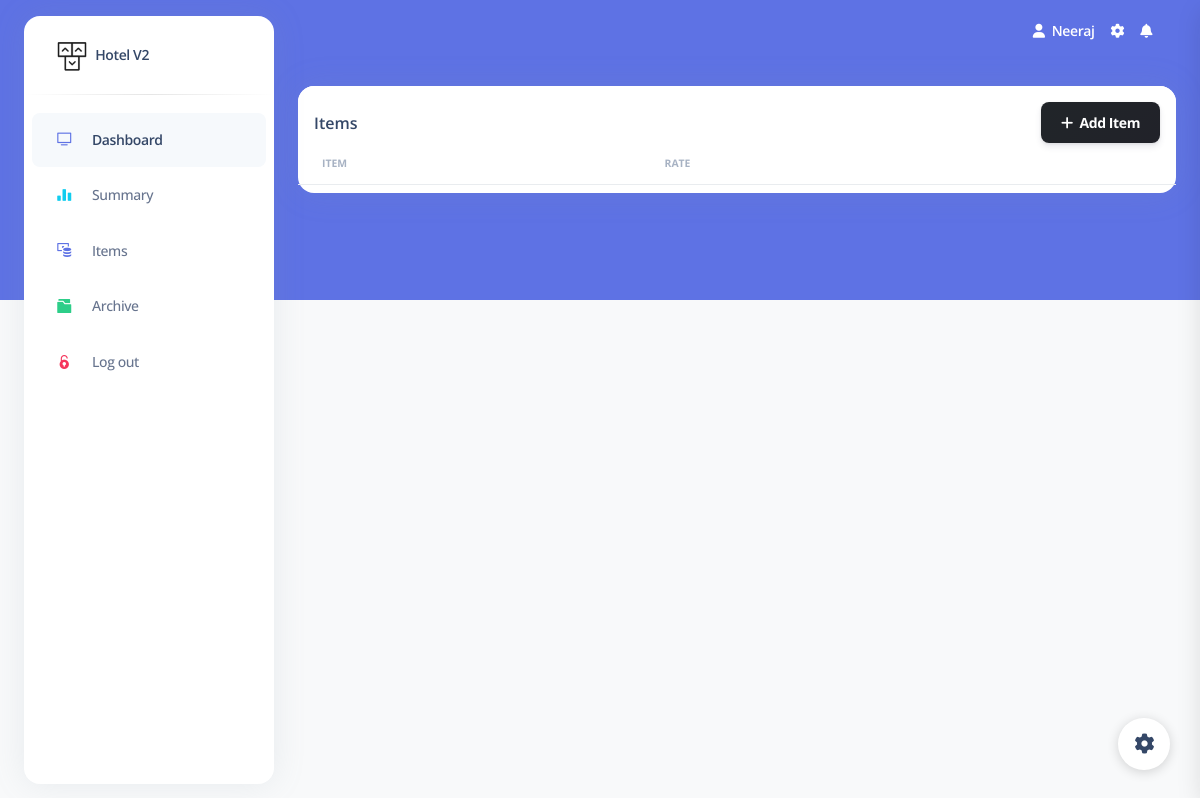
The app's page /items (signed in), older data.
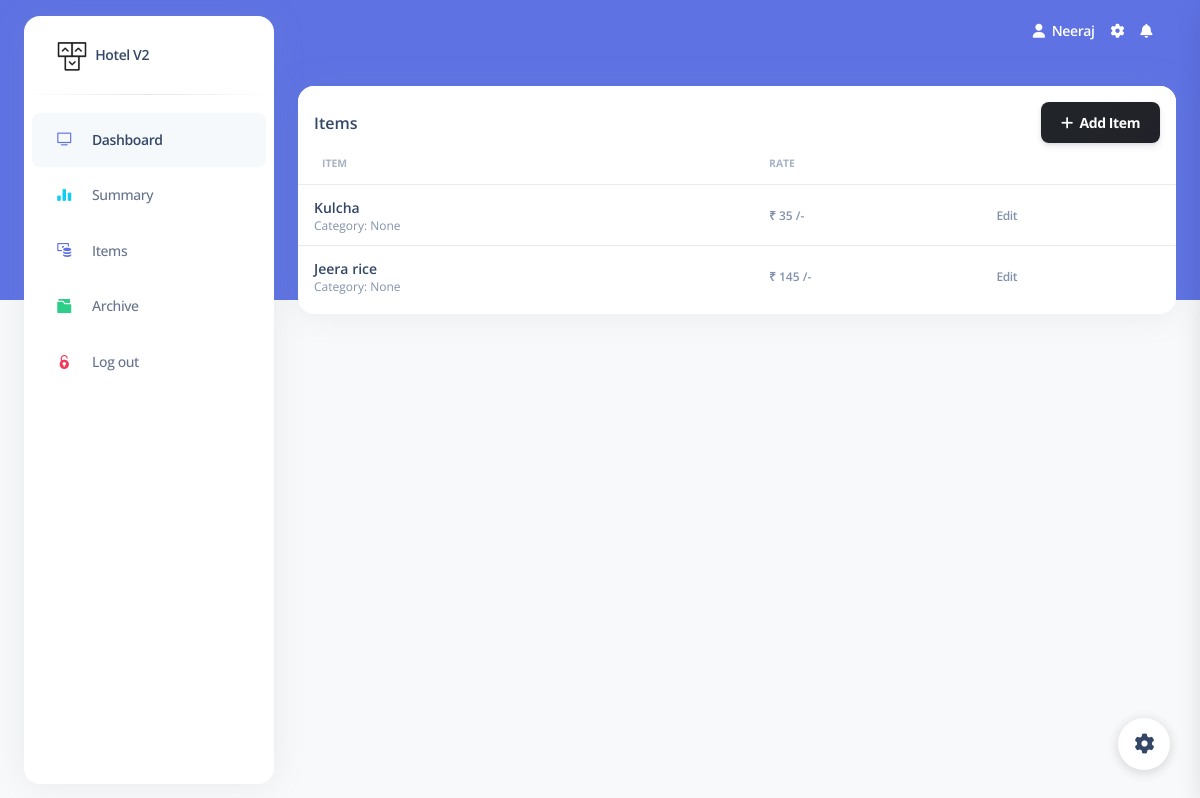
The same page, newer data.
### app.py (models this page shows, shortened)
class user_details(db.Model, UserMixin):
    id = db.Column(db.Integer, unique=True, nullable=False, primary_key=True, autoincrement=True)
    name = db.Column(db.String(80), nullable=False)
    surname = db.Column(db.String(80))
    username = db.Column(db.String(80), unique=True, nullable=False)
    email = db.Column(db.String(120), unique=True)
    password = db.Column(db.String(80), nullable=False)
    phone = db.Column(db.Integer)
    role = db.Column(db.String(120), nullable=False)
    date_created = db.Column(db.DateTime, default=datetime.utcnow)

class items(db.Model):
    item_id = db.Column(db.Integer, unique=True, nullable=False, autoincrement=True, primary_key=True)
    name = db.Column(db.String(80), nullable=False)
    rate = db.Column(db.String(80), nullable=False)
    category = db.Column(db.String(120))
    sales = db.Column(db.String(120), nullable=False)

### app.py (the view)
    @app.route('/items', methods=['GET'])
    @login_required
    def owner_items():
        items_list = items.query.all()
        data = {
            'items_list': items_list
        }
        return render_template('items.html', data=data)

### app.py (called while the page is built)
@login_manager.user_loader
def user_loader(id):
    return user_details.query.get(id)

### templates/items.html (shortened to what this page needs)
{% extends 'base.html' %}
{% block content %}
    <div class="container-fluid py-4">
        <div class="row">
            <div class="col-12">
              <div class="card mb-4">
                <div class="card-header pb-0 p-3">
                  <div class="row">
                    <div class="col-6 d-flex align-items-center">
                      <h6 class="mb-0">Items</h6>
                    </div>
                    <div class="col-6 text-end">
<button type="button" class="btn bg-gradient-dark mb-0" data-bs-toggle="modal" data-bs-target="#add_item">
  <i class="fas fa-plus"></i>&nbsp;&nbsp;Add Item
</button>
                    </div>
                  </div>
                </div>
                <div class="card-body px-0 pt-0 pb-2">
                  <div class="table-responsive p-0">
                    <table class="table align-items-center mb-0">
                      <thead>
                        <tr>
                          <th class="text-uppercase text-secondary text-xxs font-weight-bolder opacity-7">Item</th>
                          <th class="text-uppercase text-secondary text-xxs font-weight-bolder opacity-7 ps-2">Rate</th>
                          <th class="text-secondary opacity-7"></th>
                        </tr>
                      </thead>
                      <tbody>
                        {% for item in data['items_list'] %}
                        <tr>
                          <td>
                            <div class="d-flex px-2 py-1">
                              <div class="d-flex flex-column justify-content-center">
                                <h6 class="mb-0 text-sm">{{ item.name }}</h6>
                                <p class="text-xs text-secondary mb-0">Category: {{ item.category }}</p>
                              </div>
                            </div>
                          </td>
                          <td class="align-middle">
                            <span class="text-secondary text-xs font-weight-bold">₹ {{ item.rate }} /-</span>
                          </td>
                          <td class="align-middle">
                            <a class="text-secondary font-weight-bold text-xs" data-bs-toggle="modal" data-bs-target="#modal{{ item.item_id }}">
                              Edit
                            </a>
                            </div>
                        {% endfor %}
                      </tbody>
                    </table>
                  </div>
                </div>
              </div>
            </div>
          </div>
    </div>
{% endblock %}

### templates/base.html (shortened to what this page needs)
<!DOCTYPE html>
<html lang="en">
<head>
  <link href="{{ url_for('static', filename='css/nucleo-icons.css') }}" rel="stylesheet" />
  <link href="{{ url_for('static', filename='css/nucleo-svg.css') }}" rel="stylesheet" />
<link rel="stylesheet" href="https://cdnjs.cloudflare.com/ajax/libs/selectize.js/0.12.6/css/selectize.bootstrap3.min.css" />
  <link href="{{ url_for('static', filename='css/nucleo-svg.css') }}" rel="stylesheet" />
  <link id="pagestyle" href="{{ url_for('static', filename='css/argon-dashboard.css') }}" rel="stylesheet" />
</head>
<body class="g-sidenav-show   bg-gray-100">
  <aside class="sidenav bg-white navbar navbar-vertical navbar-expand-xs border-0 border-radius-xl my-3 fixed-start ms-4 " id="sidenav-main">
    <div class="sidenav-header">
      <a class="navbar-brand m-0" href=" https://demos.creative-tim.com/argon-dashboard/pages/dashboard.html " target="_blank">
        <img src="{{ url_for('static', filename='img/logo-ct-dark.png') }}" class="navbar-brand-img h-100" alt="main_logo">
        <span class="ms-1 font-weight-bold">Hotel V2</span>
      </a>
    </div>
    <hr class="horizontal dark mt-0">
    <div class="collapse navbar-collapse  w-auto " id="sidenav-collapse-main">
      <ul class="navbar-nav">
        <li class="nav-item">
          <a class="nav-link active" href="/dashboard">
            <div class="icon icon-shape icon-sm border-radius-md text-center me-2 d-flex align-items-center justify-content-center">
              <i class="ni ni-tv-2 text-primary text-sm opacity-10"></i>
            </div>
            <span class="nav-link-text ms-1">Dashboard</span>
          </a>
        </li>
      <li class="nav-item">
          <a class="nav-link {% block summary %}{% endblock %}" href="/summary">
            <div class="icon icon-shape icon-sm border-radius-md text-center me-2 d-flex align-items-center justify-content-center">
              <i class="ni ni-chart-bar-32 text-info text-sm opacity-10"></i>
            </div>
            <span class="nav-link-text ms-1">Summary</span>
          </a>
        </li>
      <li class="nav-item">
          <a class="nav-link {% block items %}{% endblock %}" href="/items">
            <div class="icon icon-shape icon-sm border-radius-md text-center me-2 d-flex align-items-center justify-content-center">
              <i class="ni ni-money-coins text-primary text-sm opacity-10"></i>
            </div>
            <span class="nav-link-text ms-1">Items</span>
          </a>
        </li>
      <li class="nav-item">
          <a class="nav-link {% block archive %}{% endblock %}" href="/archive_item">
            <div class="icon icon-shape icon-sm border-radius-md text-center me-2 d-flex align-items-center justify-content-center">
              <i class="ni ni-folder-17 text-success text-sm opacity-10"></i>
            </div>
            <span class="nav-link-text ms-1">Archive</span>
          </a>
        </li>
      <li class="nav-item">
          <a class="nav-link " href="/logout">
            <div class="icon icon-shape icon-sm border-radius-md text-center me-2 d-flex align-items-center justify-content-center">
              <i class="ni ni-lock-circle-open text-danger text-sm opacity-10"></i>
            </div>
            <span class="nav-link-text ms-1">Log out</span>
          </a>
        </li>
      </ul>
    </div>
  </aside>
  <main class="main-content position-relative border-radius-lg ">
    <nav class="navbar navbar-main navbar-expand-lg px-0 mx-4 shadow-none border-radius-xl " id="navbarBlur" data-scroll="false">
      <div class="container-fluid py-1 px-3">
        <div class="collapse navbar-collapse mt-sm-0 mt-2 me-md-0 me-sm-4" id="navbar">
          <ul class="navbar-nav  justify-content-end">
            <li class="nav-item d-flex align-items-center">
              <a href="javascript:;" class="nav-link text-white font-weight-bold px-0">
                <i class="fa fa-user me-sm-1"></i>
                <span class="d-sm-inline d-none">{{ current_user.name }}</span>
              </a>
            </li>
            <li class="nav-item px-3 d-flex align-items-center">
              <a href="javascript:;" class="nav-link text-white p-0">
                <i class="fa fa-cog fixed-plugin-button-nav cursor-pointer"></i>
              </a>
            </li>
            <li class="nav-item dropdown pe-2 d-flex align-items-center">
              <a href="javascript:;" class="nav-link text-white p-0" id="dropdownMenuButton" data-bs-toggle="dropdown" aria-expanded="false">
                <i class="fa fa-bell cursor-pointer"></i>
              </a>
            </li>
          </ul>
        </div>
      </div>
    </nav>
    {% block content %}
    {% endblock %}
  </main>
  <div class="fixed-plugin">
    <a class="fixed-plugin-button text-dark position-fixed px-3 py-2">
      <i class="fa fa-cog py-2"> </i>
    </a>
  </div>
</body>
</html>

### static/css/nucleo-svg.css (style rules this page uses)
.icon { display: inline-block; color: #111111; height: 1em; width: 1em; }
.icon-sm { height: 0.8em; width: 0.8em; }
.icon { fill: currentColor; stroke: none; }

Row changes from the older to the newer data that the page shows:
added items: name "Kulcha", category "None", rate "35"
added items: name "Jeera rice", category "None", rate "145"
